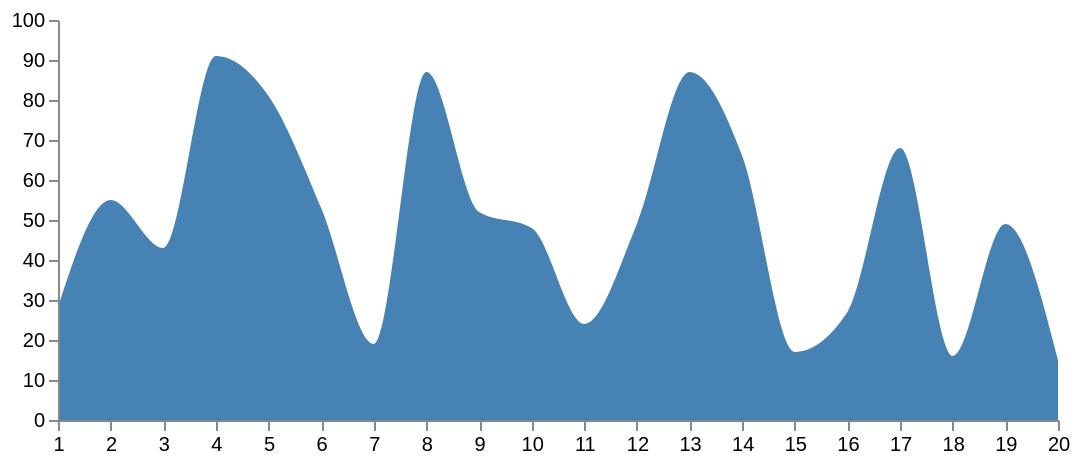

The specification (Vega-Lite) saved for this image:
### Vega specification from a JSON file in a GitHub repository (floating-point values rounded to 4 significant figures)
{"$schema": "https://vega.github.io/schema/vega/v6.json", "width": 500, "height": 200, "padding": 5, "signals": [{"name": "curve", "value": "monotone", "bind": {"input": "select", "options": ["basis", "cardinal", "catmull-rom", "linear", "monotone", "natural", "step", "step-after", "step-before"]}}], "data": [{"name": "table", "values": [{"u": 1, "v": 28}, {"u": 2, "v": 55}, {"u": 3, "v": 43}, {"u": 4, "v": 91}, {"u": 5, "v": 81}, {"u": 6, "v": 53}, {"u": 7, "v": 19}, {"u": 8, "v": 87}, {"u": 9, "v": 52}, {"u": 10, "v": 48}, {"u": 11, "v": 24}, {"u": 12, "v": 49}, {"u": 13, "v": 87}, {"u": 14, "v": 66}, {"u": 15, "v": 17}, {"u": 16, "v": 27}, {"u": 17, "v": 68}, {"u": 18, "v": 16}, {"u": 19, "v": 49}, {"u": 20, "v": 15}]}], "scales": [{"name": "xscale", "type": "linear", "range": "width", "zero": false, "domain": {"data": "table", "field": "u"}}, {"name": "yscale", "type": "linear", "range": "height", "nice": true, "zero": true, "domain": {"data": "table", "field": "v"}}], "axes": [{"orient": "bottom", "scale": "xscale", "tickCount": 20, "zindex": 1}, {"orient": "left", "scale": "yscale", "zindex": 1}], "marks": [{"type": "area", "from": {"data": "table"}, "encode": {"enter": {"x": {"scale": "xscale", "field": "u"}, "y": {"scale": "yscale", "field": "v"}, "y2": {"scale": "yscale", "value": 0}, "fill": {"value": "steelblue"}}, "update": {"interpolate": {"signal": "curve"}, "fillOpacity": {"value": 1}}, "hover": {"fillOpacity": {"value": 0.5}}}}]}
